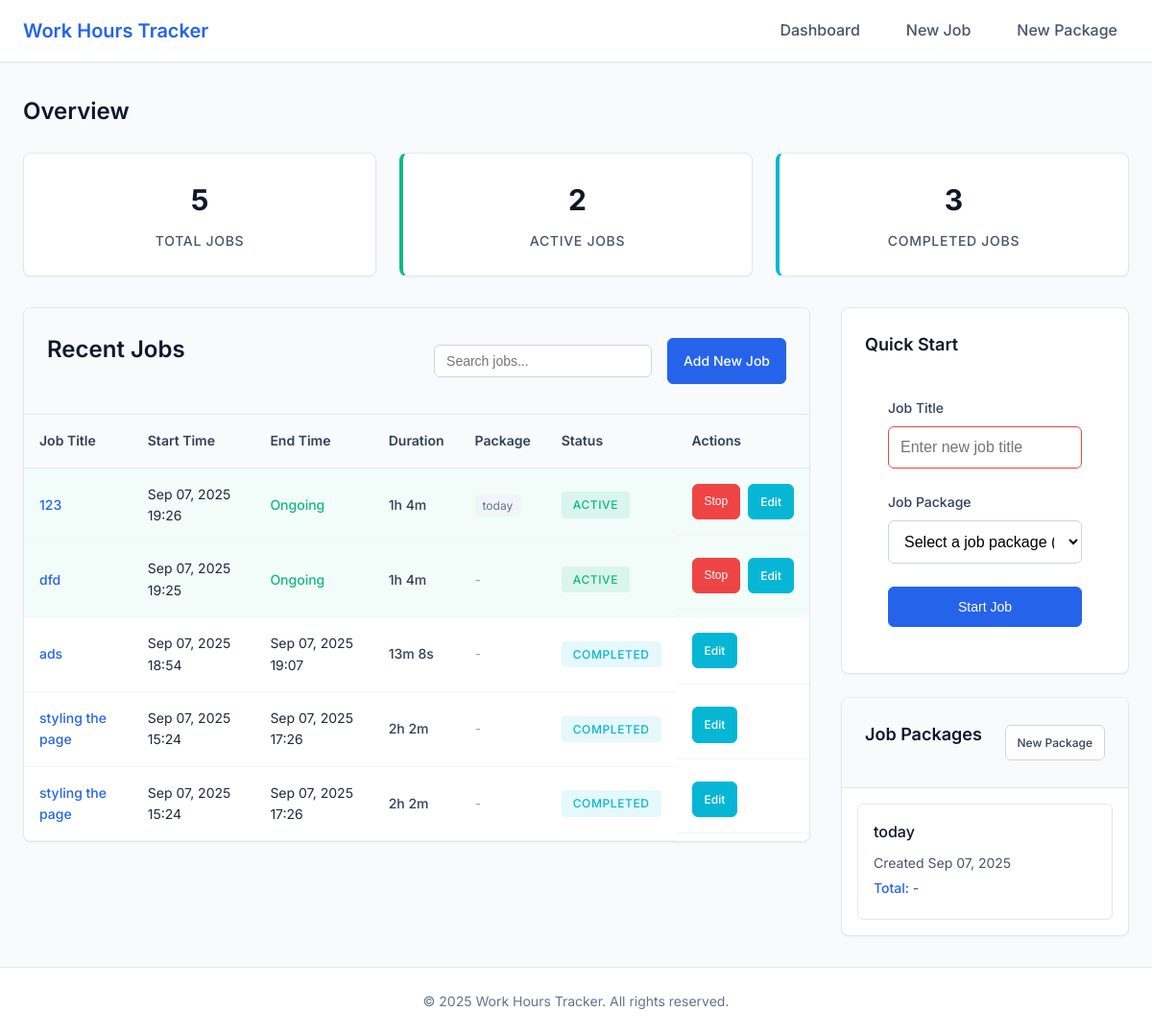
Before: / with the older database file.
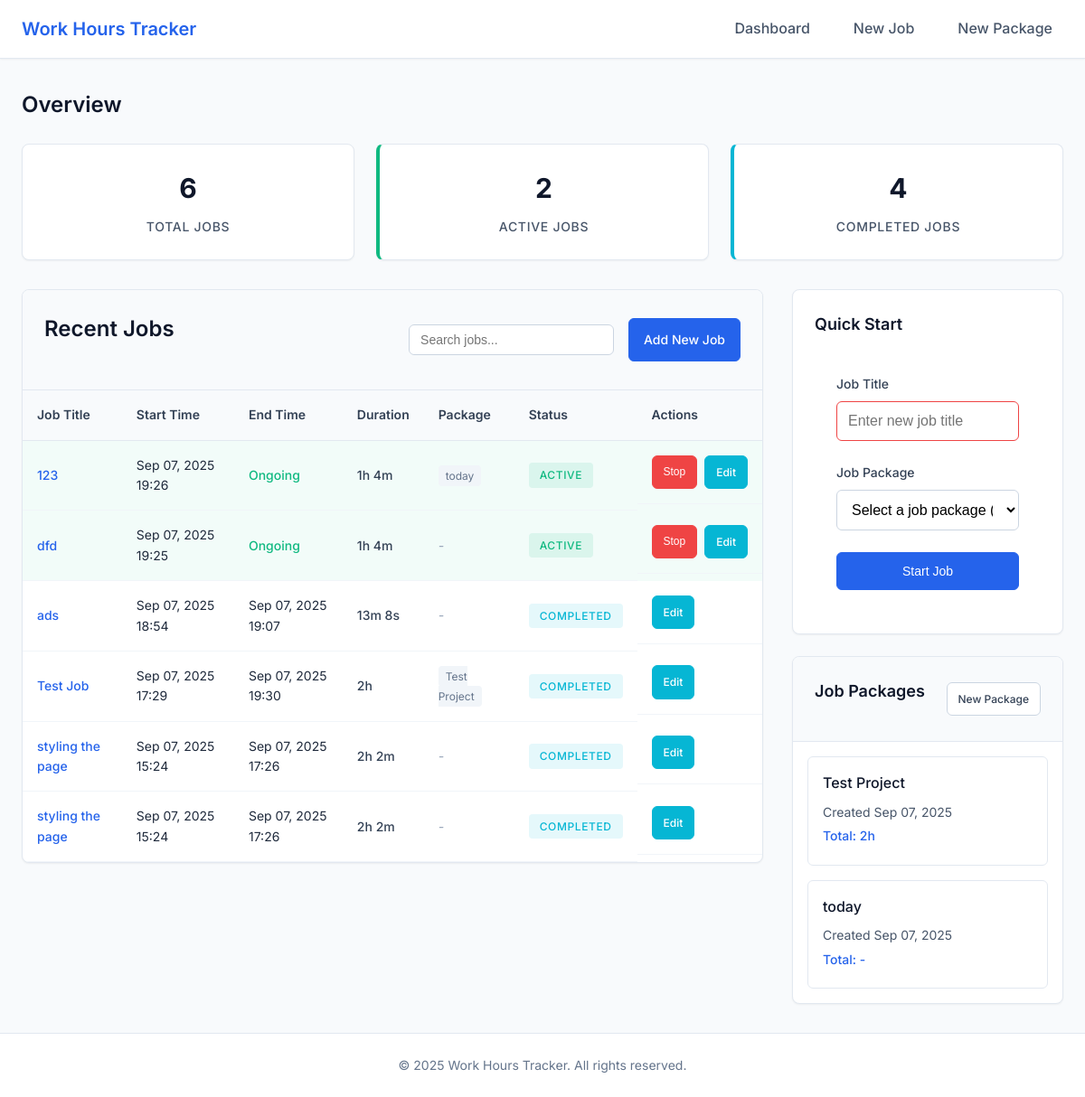
After: the same page with the newer database file.
### ManageTime/models.py (models this page shows, shortened)
class Job(models.Model):
    title = models.CharField(
        max_length=120,
        validators=[MinLengthValidator(3)],
        help_text="Enter a descriptive title for this job"
    )
    start_time = models.DateTimeField(
        help_text="When the job started"
    )
    end_time = models.DateTimeField(
        null=True,
        blank=True,
        help_text="When the job ended (leave blank if ongoing)"
    )
    job_box = models.ForeignKey(
        JobBox,
        on_delete=models.CASCADE,
        related_name='jobs',
        null=True,
        blank=True,
        help_text="Optional job package this belongs to"
    )
    is_completed = models.BooleanField(
        default=False,
        help_text="Whether this job has been completed"
    )
    created_at = models.DateTimeField(auto_now_add=True)
    updated_at = models.DateTimeField(auto_now=True)
    class Meta:
        verbose_name = "Job"
        verbose_name_plural = "Jobs"
        ordering = ['-start_time']
    @property
    def duration(self):
        if self.end_time and self.start_time:
            return self.end_time - self.start_time
        elif self.start_time:
            return timezone.now() - self.start_time
        return timezone.timedelta(0)

class JobBox(models.Model):
    title = models.CharField(
        max_length=120,
        validators=[MinLengthValidator(3)],
        help_text="Enter a descriptive title for the job package"
    )
    created_at = models.DateTimeField(
        default=timezone.now,
        help_text="When this job package was created"
    )
    updated_at = models.DateTimeField(auto_now=True)
    is_active = models.BooleanField(
        default=True,
        help_text="Whether this job package is currently active"
    )
    class Meta:
        verbose_name = "Job Package"
        verbose_name_plural = "Job Packages"
        ordering = ['-created_at']
    def __str__(self):
        return self.title
    @property
    def total_duration(self):
        total_seconds = sum(
            job.duration.total_seconds()
            for job in self.jobs.filter(is_completed=True)
        )
        return timezone.timedelta(seconds=total_seconds)

### ManageTime/views.py (the view)
# urls.py: path('', views.HomeView.as_view(), name='home'),
class HomeView(ListView):
    model = Job
    template_name = 'home.html'
    context_object_name = 'jobs'
    paginate_by = 10
    def get_queryset(self):
        return Job.objects.select_related('job_box').order_by('-start_time')
    def get_context_data(self, **kwargs):
        context = super().get_context_data(**kwargs)
        context['job_packages'] = JobBox.objects.filter(is_active=True).order_by('-created_at')
        context['quick_job_form'] = QuickJobForm()
        context['job_box_form'] = JobBoxForm()
        context['total_jobs'] = Job.objects.count()
        context['active_jobs'] = Job.objects.filter(end_time__isnull=True).count()
        context['completed_jobs'] = Job.objects.filter(is_completed=True).count()
        return context

### ManageTime/forms.py (shortened to what this page needs)
class QuickJobForm(forms.Form):
    title = forms.CharField(
        max_length=120,
        min_length=3,
        widget=forms.TextInput(attrs={
            'class': 'form-control',
            'placeholder': 'Enter new job title',
            'required': True
        }),
        label='Job Title'
    )
    job_box = forms.ModelChoiceField(
        queryset=JobBox.objects.filter(is_active=True),
        required=False,
        empty_label="Select a job package (optional)",
        widget=forms.Select(attrs={
            'class': 'form-control'
        }),
        label='Job Package'
    )

class JobBoxForm(forms.ModelForm):
    class Meta:
        model = JobBox
        fields = ['title']
        widgets = {
            'title': forms.TextInput(attrs={
                'class': 'form-control',
                'placeholder': 'Enter job package title',
                'required': True
            })
        }
        labels = {
            'title': 'Package Title'
        }

### static/templates/home.html (shortened to what the changed rows need)
{% extends 'base.html' %}
{% load static %}
{% load duration_filters %}
{% block content %}
<div class="dashboard-container">
    <section class="stats-section" aria-labelledby="stats-heading">
        <h2 id="stats-heading" class="section-title">Overview</h2>
        <div class="stats-grid">
            <div class="stat-card">
                <div class="stat-number">{{ total_jobs }}</div>
                <div class="stat-label">Total Jobs</div>
            </div>
            <div class="stat-card completed">
                <div class="stat-number">{{ completed_jobs }}</div>
                <div class="stat-label">Completed Jobs</div>
            </div>
        </div>
    </section>
    <div class="main-dashboard">
        <section class="jobs-section" aria-labelledby="jobs-heading">
            <div class="section-header">
                <h2 id="jobs-heading" class="section-title">Recent Jobs</h2>
            </div>
            {% if jobs %}
                <div class="table-container">
                    <table class="jobs-table" role="table" aria-label="Recent jobs">
                        <thead>
                            <tr role="row">
                                <th scope="col" role="columnheader">Job Title</th>
                                <th scope="col" role="columnheader">Start Time</th>
                                <th scope="col" role="columnheader">End Time</th>
                                <th scope="col" role="columnheader">Duration</th>
                                <th scope="col" role="columnheader">Package</th>
                                <th scope="col" role="columnheader">Status</th>
                                <th scope="col" role="columnheader">Actions</th>
                            </tr>
                        </thead>
                        <tbody>
                            {% for job in jobs %}
                                <tr role="row" class="{% if not job.end_time %}active-job{% endif %}">
                                    <td role="cell">
                                        <a href="{% url 'managetime:job_detail' job.id %}" class="job-title-link">
                                            {{ job.title }}
                                        </a>
                                    </td>
                                    <td role="cell">{{ job.start_time|date:"M d, Y H:i" }}</td>
                                    <td role="cell">
                                        {% if job.end_time %}
                                            {{ job.end_time|date:"M d, Y H:i" }}
                                        {% else %}
                                            <span class="ongoing">Ongoing</span>
                                        {% endif %}
                                    </td>
                                    <td role="cell">
                                        <span class="duration">
                                            {{ job.duration|format_duration }}
                                        </span>
                                    </td>
                                    <td role="cell">
                                        {% if job.job_box %}
                                            <a href="{% url 'managetime:package_detail' job.job_box.id %}" class="package-link">
                                                {{ job.job_box.title }}
                                            </a>
                                        {% else %}
                                            <span class="no-package">-</span>
                                        {% endif %}
                                    </td>
                                    <td role="cell">
                                        <span class="status-badge {% if job.is_completed %}completed{% else %}active{% endif %}">
                                            {% if job.is_completed %}Completed{% else %}Active{% endif %}
                                        </span>
                                    </td>
                                    <td role="cell" class="actions">
                                        {% if not job.end_time %}
                                            <button class="btn btn-sm btn-stop"
                                                    onclick="stopJob({{ job.id }})"
                                                    aria-label="Stop job {{ job.title }}">
                                                Stop
                                            </button>
                                        {% endif %}
                                        <a href="{% url 'managetime:job_edit' job.id %}"
                                           class="btn btn-sm btn-edit"
                                           aria-label="Edit job {{ job.title }}">
                                            Edit
                                        </a>
                                    </td>
                                </tr>
                    {% endfor %}
                        </tbody>
                    </table>
                </div>
            {% else %}
                <div class="empty-state">
                    <p>No jobs found. <a href="{% url 'managetime:job_create' %}">Create your first job</a> to get started!</p>
                </div>
            {% endif %}
        </section>
        <aside class="sidebar" role="complementary">
            <section class="job-packages" aria-labelledby="packages-heading">
                {% if job_packages %}
                    <div class="packages-list">
                        {% for package in job_packages %}
                            <div class="package-item">
                                <a href="{% url 'managetime:package_detail' package.id %}" class="package-link">
                                    <h4 class="package-title">{{ package.title }}</h4>
                                    <p class="package-meta">
                                        Created {{ package.created_at|date:"M d, Y" }}
                                    </p>
                                    <p class="package-duration">
                                        Total: {{ package.total_duration|format_duration }}
                                    </p>
                                </a>
                            </div>
                        {% endfor %}
                    </div>
                {% else %}
                    <div class="empty-state">
                        <p>No job packages yet. <a href="{% url 'managetime:package_create' %}">Create one</a> to organize your work!</p>
                    </div>
                {% endif %}
            </section>
        </aside>
    </div>
</div>
{% endblock %}

Changed rows visible on the page:
added Job: title "Test Job", start_time "Sep 07, 2025 17:29", end_time "Sep 07, 2025 19:30", duration "2h", job_box "Test Project", is_completed "COMPLETED"
added JobBox: title "Test Project", created_at "Sep 07, 2025", total_duration "2h"
Other visible differences:
{{ total_jobs }}: "5" → "6"
{{ completed_jobs }}: "3" → "4"
